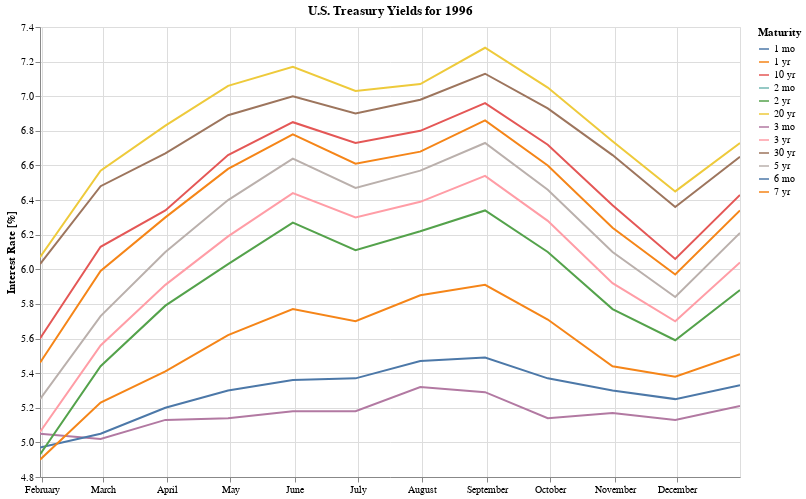

Source (notebook cell):
### Code cell
year = 1996

alt.Chart(fetchRates(year).melt(id_vars='Date', var_name='Maturity')).mark_line().encode(
    alt.X('Date:T', axis=alt.Axis(title='')),
    alt.Y('value:Q', axis=alt.Axis(title='Interest Rate [%]'), scale=alt.Scale(zero=False)),
    alt.Color('Maturity:N'),
    tooltip=[alt.Tooltip('Date:T', format='%b %Y'), alt.Tooltip('Maturity:N'), alt.Tooltip('value:Q')]
).properties(
    title='U.S. Treasury Yields for {year}'.format(year=year),
    height=450,
    width=700
).interactive()

### Figure 1 — Vega-Lite specification as saved in the notebook (floating-point values rounded to 4 significant figures; data arrays with more than 128 entries replaced by an {"elided": "..."} marker saying what was removed)
{"config": {"view": {"continuousWidth": 400, "continuousHeight": 300}}, "data": {"name": "data-b8c3512b2116acad71e33d1636c507d4"}, "mark": "line", "encoding": {"color": {"type": "nominal", "field": "Maturity"}, "tooltip": [{"type": "temporal", "field": "Date", "format": "%b %Y"}, {"type": "nominal", "field": "Maturity"}, {"type": "quantitative", "field": "value"}], "x": {"type": "temporal", "axis": {"title": ""}, "field": "Date"}, "y": {"type": "quantitative", "axis": {"title": "Interest Rate [%]"}, "field": "value", "scale": {"zero": false}}}, "height": 450, "selection": {"selector003": {"type": "interval", "bind": "scales", "encodings": ["x", "y"]}}, "title": "U.S. Treasury Yields for 1996", "width": 700, "$schema": "https://vega.github.io/schema/vega-lite/v4.0.2.json", "datasets": {"data-b8c3512b2116acad71e33d1636c507d4": {"elided": "144 records"}}}
